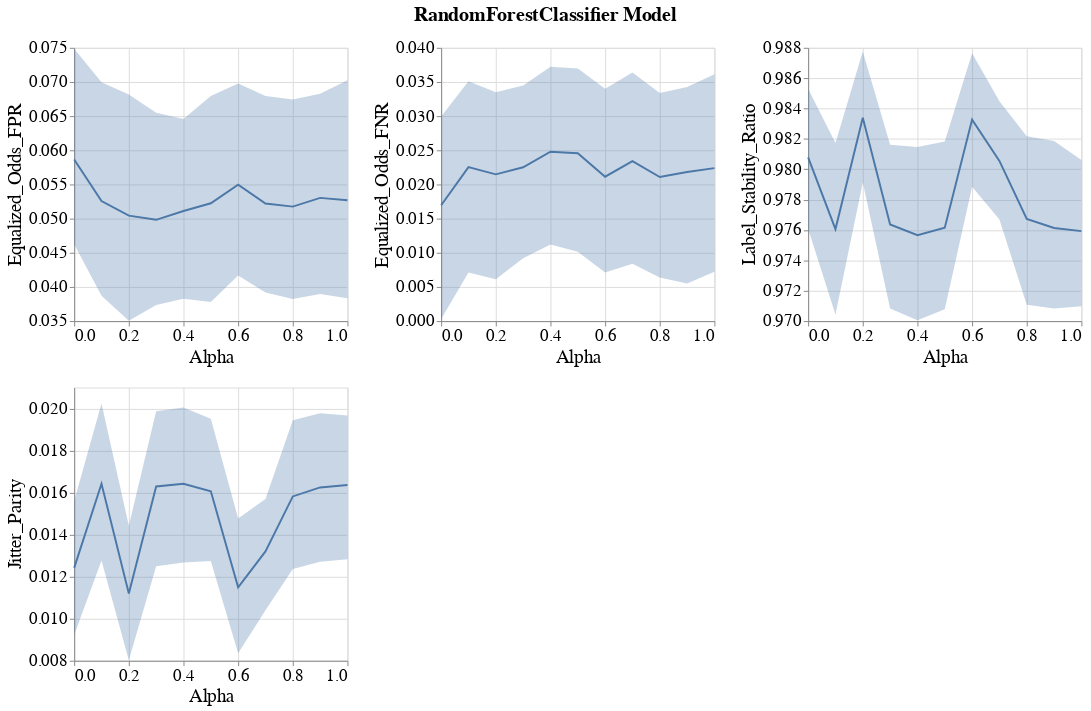

Here is the notebook cell this chart was saved with:
### Markdown cell above
### Line band plots for group metrics

### Code cell
visualizer.create_group_metrics_line_band_plot(group='SEX',
                                               model_name=MODEL_NAMES[0],
                                               group_metrics=['Equalized_Odds_FPR', 'Equalized_Odds_FNR', 'Label_Stability_Ratio', 'Jitter_Parity'])
